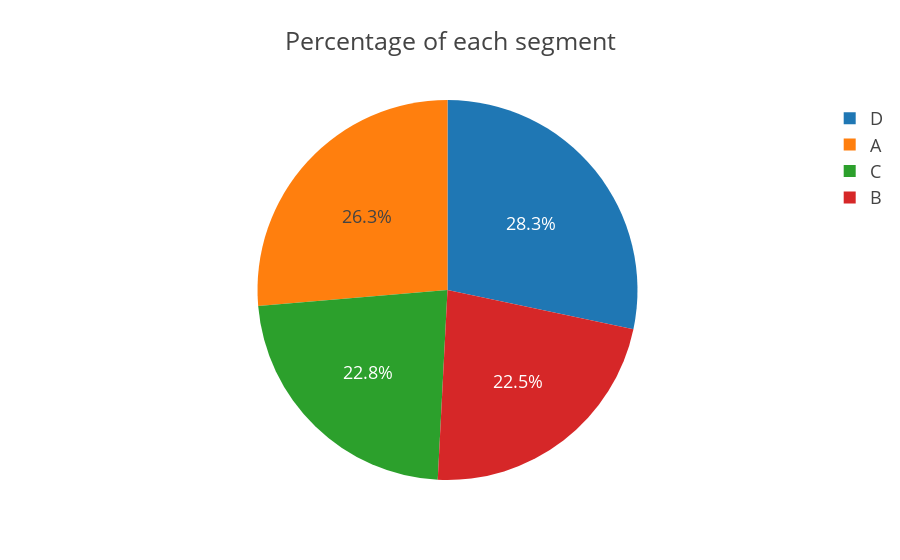

The notebook cell saved with this chart:
### Markdown cell above
#### Percentage distribution of Customer segments

### Code cell
px.pie(data, names= 'Segmentation', title ="Percentage of each segment",template="presentation")

### Figure 1 — Plotly figure (JSON) as saved in the notebook; plotly's stock layout.template omitted (floating-point values rounded to 4 significant figures; data arrays with more than 128 entries replaced by an {"elided": "..."} marker saying what was removed)
{"data": [{"domain": {"x": [0, 1], "y": [0, 1]}, "hovertemplate": "Segmentation=%{label}<extra></extra>", "labels": {"elided": "10695 str values"}, "legendgroup": "", "name": "", "showlegend": true, "type": "pie"}], "layout": {"legend": {"tracegroupgap": 0}, "title": {"text": "Percentage of each segment"}}}
